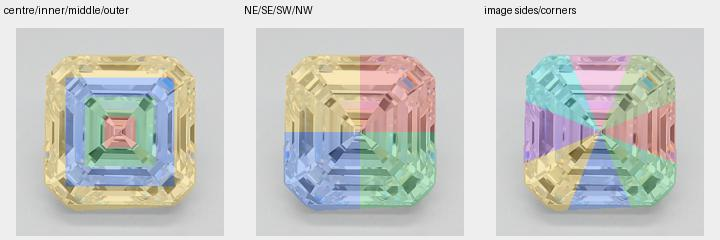
#> input picture docs/360/qc/regions.jpg, 720 x 240 px
$ python -i asscher_optical_neighbor_motion.py   (imports and definitions only)
#> lines starting #> are read from the running program, lines starting #| are printed output that depends on the picture
"""#123: neighbor-view optical appearance change without physical facet tracking.

Uses untouched camera RGB reprojected through each existing #80 gauge matrix,
the frozen #96 selected views solely as research anchor positions, and only
direct adjacent ordinal frame pairs. This module never names a polished facet.
"""
from __future__ import annotations

import argparse
import json
import math
import tempfile
from pathlib import Path

import numpy as np
from PIL import Image, ImageDraw
from scipy import ndimage as ndi

from . import asscher_geometry_rgb_lines as rgb
from . import asscher_geometry_stability as stability
from . import asscher_geometry_validation as validation
from . import asscher_geometry_junction_graph as junction
from . import pipeline
from .asscher_pose_sequence import analyse_processed_sequence

SCHEMA="diamond360-asscher-neighbor-optical-appearance/1"
POLICY={
    "schema_version":SCHEMA,
    "anchor_method":validation.OUTER_METHOD,
    "pairs":"adjacent_ordinal_frames_at_frozen_96_crown_anchor_positions",
    "max_pairs_per_stone":12,
    "neighbor_radius_frames":1,
    "grid_size":4,
    "max_local_shift_px":4,
    "minimum_pair_interior_pixels":500,
    "minimum_patch_overlap_pixels":80,
    "minimum_gradient_std":.0015,
    "minimum_peak_ncc":.25,
    "minimum_peak_margin":.035,
    "minimum_raw_frame_median":.02,
    "pair_gain_policy":"normalize_each_frame_by_same_overlap_median",
    "photometry":"raw_camera_RGB_luminance_plus_gain_normalized_difference",
    "geometry":"frozen_source_silhouette_only",
    "motion_meaning":"gauge_space_apparent_optical_texture_shift_not_facet_motion",
    "virtual_facet_class":"optical_or_structural_unresolved",
    "crown_identity":"propagate_73_resolved_or_uncertain_no_promotion",
    "no_physical_facet_labels":True,
    "no_source_stress":True,
    "no_production_estimator_change":True,
}


# [38 lines left out: functions neighboring_pairs, _valid_record, not called in this run]


def _edge(gray):
    smooth=ndi.gaussian_filter(gray,1.)
    return np.hypot(ndi.sobel(smooth,axis=0)/8.,
                    ndi.sobel(smooth,axis=1)/8.)


# [354 lines left out: functions _ncc, measure_patch_shifts, measure_pair, _source_crop, render_pair, run_stone and 2 more, not called in this run]
# [2 lines not run here, left out]

>>> import cv2
>>> picture = cv2.imread('../docs/360/qc/regions.jpg', cv2.IMREAD_GRAYSCALE)
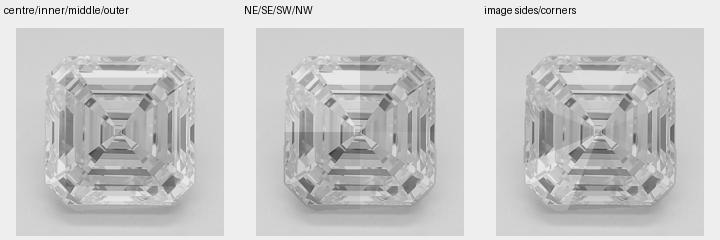
#> picture: shape (240, 720); min 0, max 255, mean 200.9
>>> result = _edge(picture)
#> in _edge, `return np.hypot(ndi.sobel(smooth,axis=0)/8., ndi.sobel(smooth,axis=1)/..`:
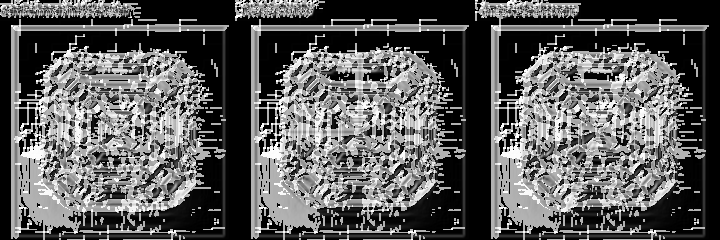
#> returned value: shape (240, 720) float64; min 0, max 45.08, mean 16.3; drawn with min black and max white

$ run again, on docs/360/qc/cross-registration.jpg
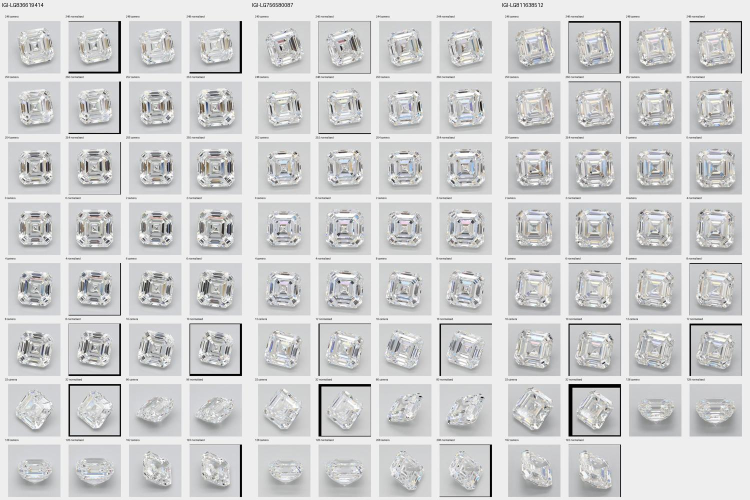
#> input picture docs/360/qc/cross-registration.jpg, 1500 x 1000 px (shown at 1/2 size)
#> in _edge, `return np.hypot(ndi.sobel(smooth,axis=0)/8., ndi.sobel(smooth,axis=1)/..`:
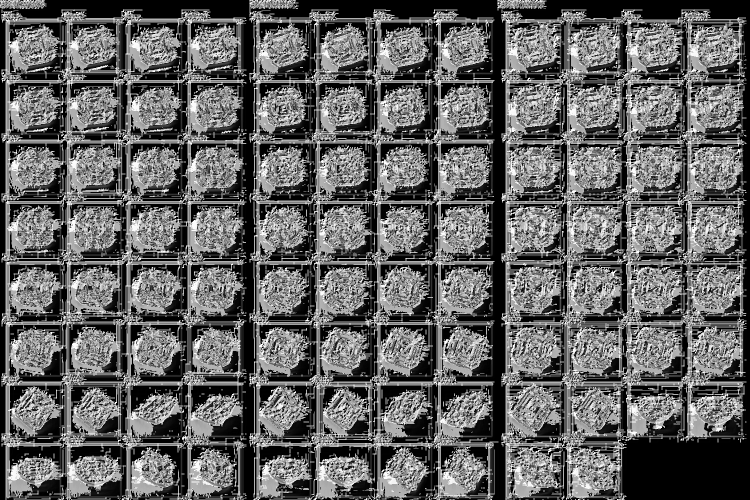
#> returned value: shape (1000, 1500) float64 (shown at 1/2 size); min 0, max 45.08, mean 17.5; drawn with min black and max white

$ run again, on docs/360/qc/segmentation-overview.jpg
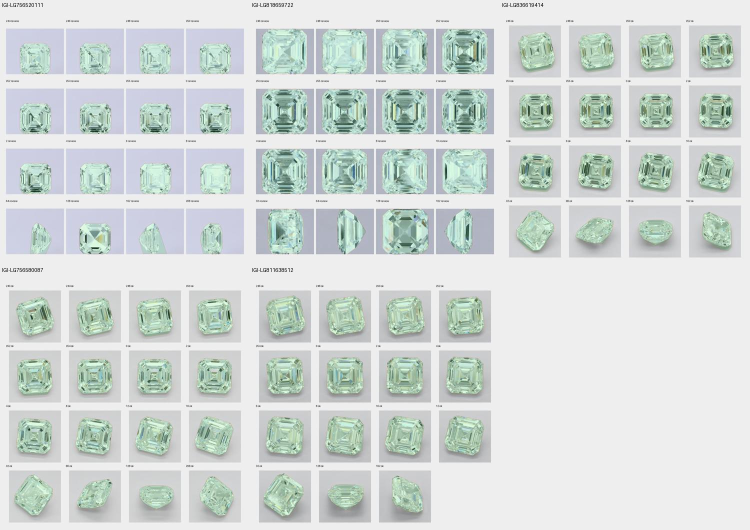
#> input picture docs/360/qc/segmentation-overview.jpg, 1500 x 1060 px (shown at 1/2 size)
#> `picture = cv2.imread('../docs/360/qc/regions.jpg', cv2.IMREAD_GRAYSCALE)`:
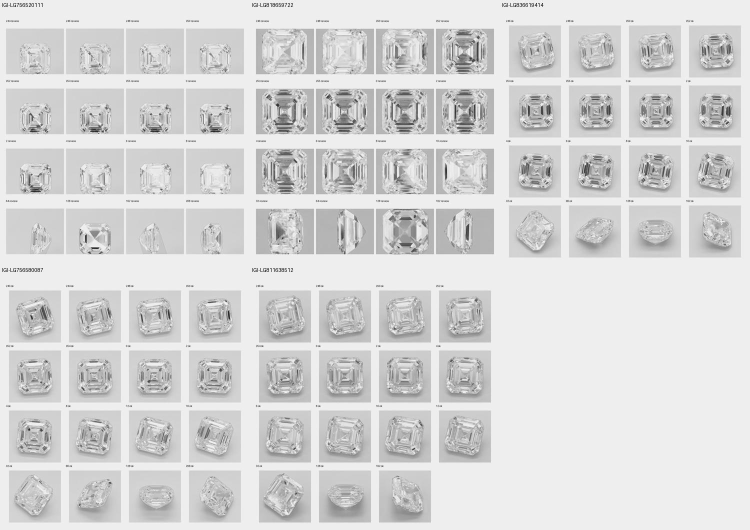
#> picture: shape (1060, 1500) (shown at 1/2 size); min 0, max 255, mean 214.6
#> in _edge, `return np.hypot(ndi.sobel(smooth,axis=0)/8., ndi.sobel(smooth,axis=1)/..`:
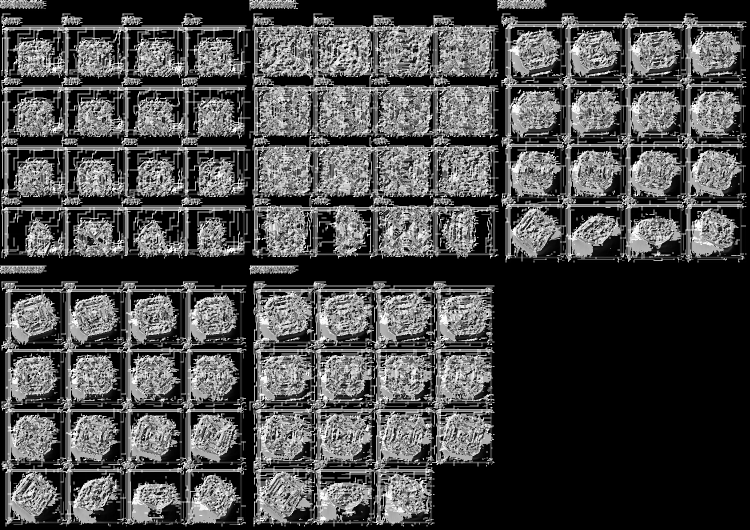
#> returned value: shape (1060, 1500) float64 (shown at 1/2 size); min 0, max 45.08, mean 13.2; drawn with min black and max white

$ run again, on docs/360/qc/temporal.jpg
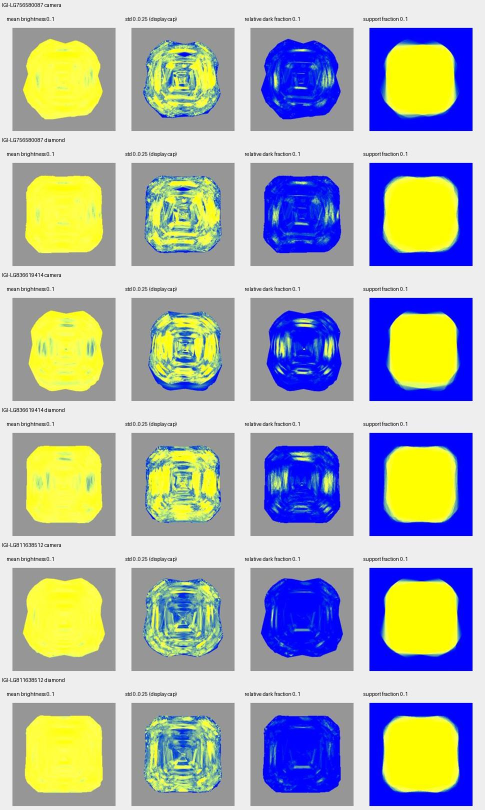
#> input picture docs/360/qc/temporal.jpg, 970 x 1620 px (shown at 1/2 size)
#> `picture = cv2.imread('../docs/360/qc/regions.jpg', cv2.IMREAD_GRAYSCALE)`:
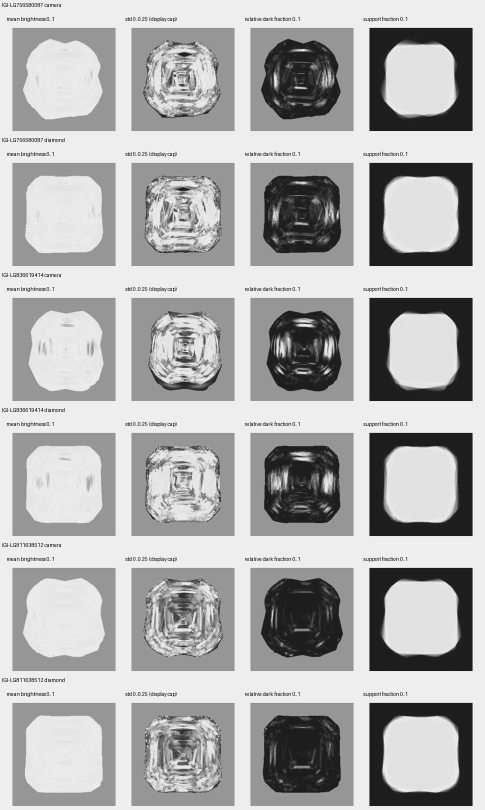
#> picture: shape (1620, 970) (shown at 1/2 size); min 0, max 255, mean 175.5
#> in _edge, `return np.hypot(ndi.sobel(smooth,axis=0)/8., ndi.sobel(smooth,axis=1)/..`:
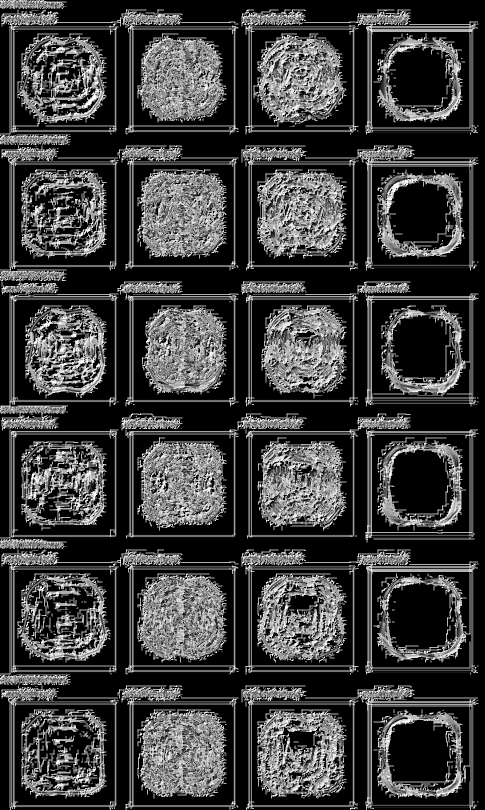
#> returned value: shape (1620, 970) float64 (shown at 1/2 size); min 0, max 45.08, mean 11; drawn with min black and max white
